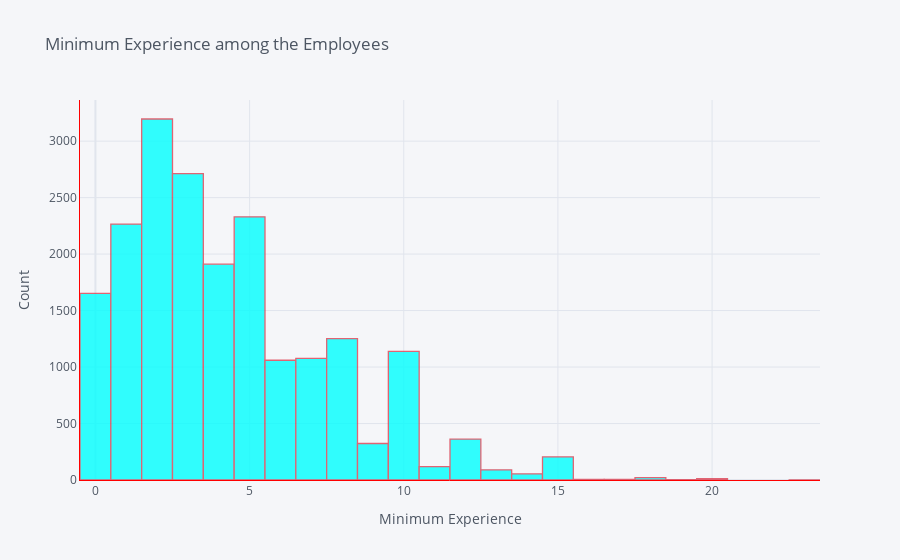

Notebook code cell kept with this figure:
### Code cell
train_data['Minimum_experience'].iplot(kind='hist',xTitle='Minimum Experience',yTitle='Count',title='Minimum Experience among the Employees',colors='aqua',linecolor='red')

### Figure 1 — Plotly figure (JSON) as saved in the notebook; plotly's stock layout.template omitted (floating-point values rounded to 4 significant figures; data arrays with more than 128 entries replaced by an {"elided": "..."} marker saying what was removed)
{"data": [{"histfunc": "count", "histnorm": "", "marker": {"color": "rgba(0, 255, 255, 1.0)", "line": {"color": "#db4052", "width": 1.3}}, "name": "Minimum_experience", "opacity": 0.8, "orientation": "v", "type": "histogram", "x": {"elided": "19801 str values"}}], "layout": {"barmode": "overlay", "legend": {"bgcolor": "#F5F6F9", "font": {"color": "#4D5663"}}, "paper_bgcolor": "#F5F6F9", "plot_bgcolor": "#F5F6F9", "title": {"font": {"color": "#4D5663"}, "text": "Minimum Experience among the Employees"}, "xaxis": {"gridcolor": "#E1E5ED", "linecolor": "red", "showgrid": true, "tickfont": {"color": "#4D5663"}, "title": {"font": {"color": "#4D5663"}, "text": "Minimum Experience"}, "zerolinecolor": "#E1E5ED"}, "yaxis": {"gridcolor": "#E1E5ED", "linecolor": "red", "showgrid": true, "tickfont": {"color": "#4D5663"}, "title": {"font": {"color": "#4D5663"}, "text": "Count"}, "zerolinecolor": "#E1E5ED"}}}
